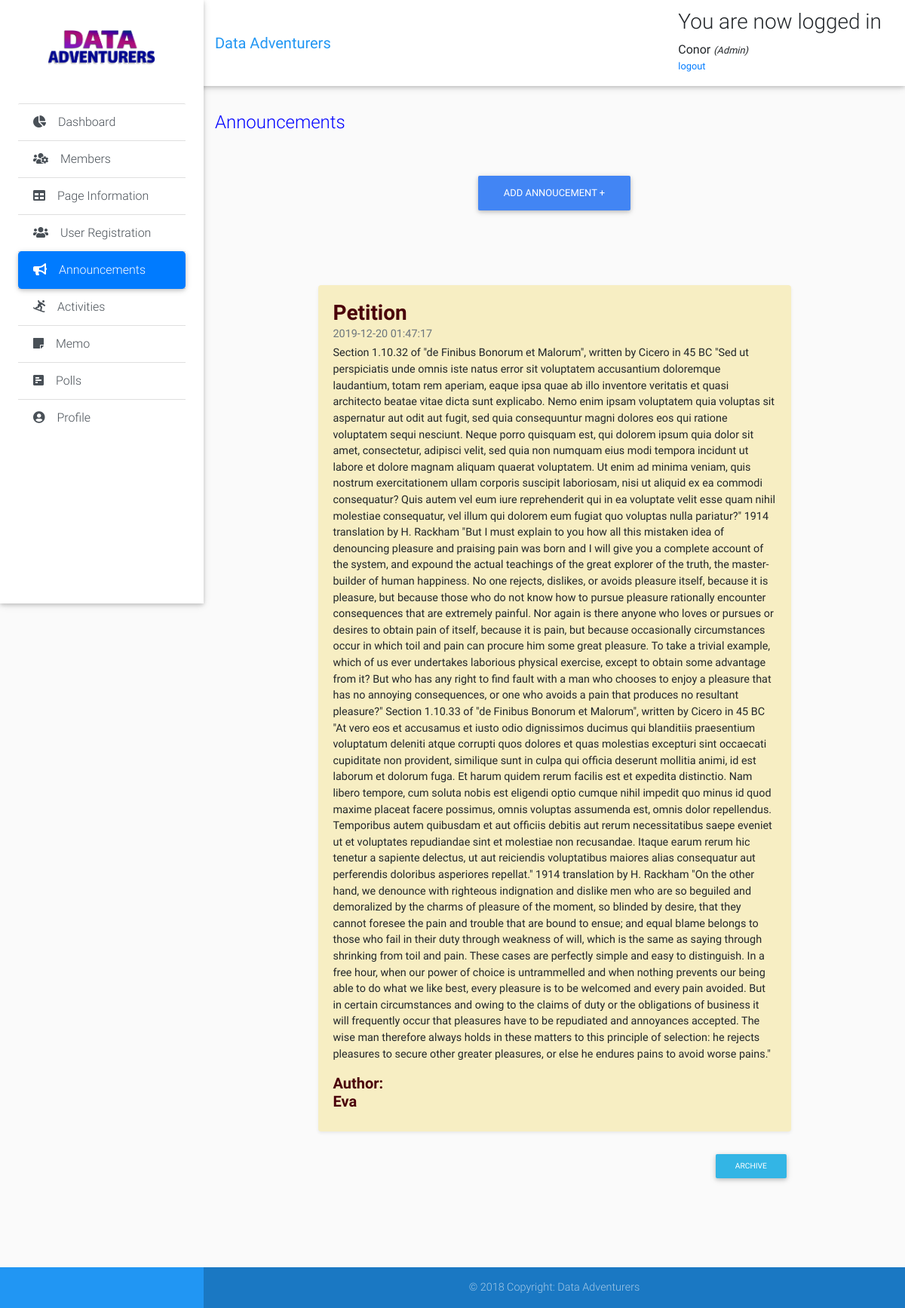
The app's page /admin-modules/announcements.php (signed in) with its own data.
### tables this page shows
CREATE TABLE IF NOT EXISTS `page_info` (
  `id` int(11) NOT NULL AUTO_INCREMENT,
  `about` varchar(1000) NOT NULL,
  `mission` varchar(1000) NOT NULL,
  `vision` varchar(1000) NOT NULL,
  `address` varchar(250) NOT NULL,
  `contact` varchar(250) NOT NULL,
  `email` varchar(250) NOT NULL,
  `image` varchar(1000) NOT NULL,
  PRIMARY KEY (`id`)
);

CREATE TABLE IF NOT EXISTS `announcements` (
  `id` int(11) NOT NULL AUTO_INCREMENT,
  `title` varchar(50) NOT NULL,
  `content` text NOT NULL,
  `author` varchar(50) NOT NULL,
  `date` datetime NOT NULL,
  PRIMARY KEY (`id`)
);

### admin-modules/announcements.php (the view, shortened to what this page needs)
<?php
include "header.php";
 ?>
      <div class="list-group list-group-flush">
        <a href="dashboard.php" class="list-group-item list-group-item-action waves-effect">
          <i class="fas fa-chart-pie mr-3"></i>Dashboard</a>
        <a href="members.php" class="list-group-item list-group-item-action waves-effect">
          <i class="fas fa-users-cog mr-3"></i>Members</a>
        <a href="page-information.php" class="list-group-item list-group-item-action waves-effect">
          <i class="fas fa-table mr-3"></i>Page Information</a>
        <a href="user-registration.php" class="list-group-item list-group-item-action waves-effect">
          <i class="fas fa-users mr-3"></i>User Registration</a>
        <a href="announcements.php" class="list-group-item list-group-item-action active waves-effect">
          <i class="fas fa-bullhorn mr-3"></i>Announcements</a>
        <a href="activities.php" class="list-group-item list-group-item-action waves-effect">
          <i class="fas fa-snowboarding mr-3"></i>Activities</a>
        <a href="memo.php" class="list-group-item list-group-item-action waves-effect">
          <i class="fas fa-sticky-note mr-3"></i>Memo</a>
        <a href="polls.php" class="list-group-item list-group-item-action waves-effect">
          <i class="fas fa-poll-h mr-3"></i>Polls</a>
        <a href="profile.php" class="list-group-item list-group-item-action waves-effect">
          <i class="fas fa-user-circle mr-3"></i>Profile</a>
      </div>
<main class="pt-5 mx-lg-6">
  <div class="container-fluid mt-5">
    <div class="page-title">
      <br>
      <br>
        <h4 class="mb-2 mb-sm-0 pt-1">
          <span>Announcements</span>
        </h4>
    </div>
        <div class="d-flex justify-content-center">
          <div class="text-center">
          <a href="" class="btn btn-primary btn-rounded mb-4" data-toggle="modal" data-target="#modalRegisterForm">
          Add Annoucement +</a>
          </div>
         </div>
      <br>
            <?php
            $result=mysqli_query($link, "SELECT * from announcements order by id DESC");
              echo "<table class='table table-borderless'  cellspacing='0' style='width: 100%'>";
              echo  "<thead>";
              echo  "<tr>";
              echo  "<th>";
              echo "</th>";
              echo  "</tr>";
              echo "</thead>";
              echo "<tbody>";
              while($row=mysqli_fetch_array($result))
              {
                  echo "<tr>";
                  echo "<td>";
                  echo  "<div class='d-flex justify-content-center'>";
                  echo " <div class='col-lg-9'>";
                  echo "<div class='card flex-md-row mb-4 shadow-sm h-md-250' style='background-color:#f7eec3;'>";
                  echo "<div class='card-body d-flex flex-column align-items-start'>";
                  echo "<h3 class='mb-0' style='font-weight:bold; color:#4a000a'>";
                  echo $row["title"];
                  echo "</h3>";
                  echo "<div class='mb-1 text-muted'>";
                  echo $row["date"];
                  echo "</div>";
                  echo "<p>";
                  echo $row["content"];
                  echo "<h5  style='font-weight:bold; color:#4a000a'>";
                  echo "Author:";
                  echo "<br>";
                  echo $row["author"];
                  echo "</div>";
                  echo "</div>";?>
                  <div class="float-right">
                  <button class="btn btn-info btn-sm" onclick="window.location.href =
                                 'ann-archive.php?id=<?php echo $row["id"]; ?>'">
                                  Archive</button>
                  </div>
                  <?php
                  echo "</div>";
                  echo "</td>";
                  echo "</tr>";
               }
              echo "</tbody>";
              echo "</table>";
              ?>
            </div>
</main>
  <?php
  include "footer.php";
  ?>

### admin-modules/header.php (shortened to what this page needs)
<?php
include "connection.php";
 ?>
<!DOCTYPE html>
<html lang="en">
<head>
  <link rel="stylesheet" href="https://stackpath.bootstrapcdn.com/bootstrap/4.3.1/css/bootstrap.min.css">
  <link rel="stylesheet" type="text/css" href="https://cdn.datatables.net/v/bs4/dt-1.10.20/datatables.min.css"/>
  <link rel="stylesheet" href="https://use.fontawesome.com/releases/v5.11.2/css/all.css">
  <link href="../css/bootstrap.min.css" rel="stylesheet">
  <link href="../css/mdb.min.css" rel="stylesheet">
  <link href="../css/style.min.css" rel="stylesheet">
  <link href="../css/style.css" rel="stylesheet">
  <body class="grey lighten-5">
    <header>
      <nav class="navbar fixed-top navbar-expand-lg navbar-light white scrolling-navbar">
        <div class="container-fluid">
          <a class="navbar-brand waves-effect" href="page-information.php" target="_blank">
            <strong class="blue-text">Data Adventurers</strong>
          </a>
          <div class="collapse navbar-collapse" id="navbarSupportedContent">
            <div class="content">
              <?php if (isset($_SESSION['success'])) : ?>
                <div class="error success" >
                  <h3>
                    <?php
                    echo $_SESSION['success'];
                    ?>
                  </h3>
                </div>
              <?php endif ?>
              <div class="profile_info">
                <div>
                  <?php  if (isset($_SESSION['user'])) : ?>
                    <strong>
                      <?php echo
                      $_SESSION['user']['first_name'];
                      ?>
                    </strong>
                    <small>
                      <i>(<?php echo ucfirst($_SESSION['user']['role']); ?>)</i>
                      <br>
                      <ul class="navbar-nav nav-flex-icons">
                        <li class="nav-item">
                          <a href="header.php?logout='1'">logout</a>
                        </li>
                      </ul>
                    </small>
                  <?php endif ?>
                </div>
              </div>
            </div>
          </div>
        </div>
      </nav>
      <div class="sidebar-fixed position-fixed">
        <?php
              $result=mysqli_query($link, "select * from page_info");
              $row=mysqli_fetch_array($result);
              ?>
        <a class="logo-wrapper waves-effect">
          <img src=" <?php echo $row['image']; ?>" class="img-fluid" height="200" width="200" alt="">
        </a>
</head>

### css/style.css (style rules this page uses)
* { padding: 0; margin: 0; }
html { position: relative; min-height: 100%; }
body { margin-bottom: 150px; }
.page-title { margin-bottom: 50px; color: blue; }

### records on screen
page_info: image (picture)
announcements: title "Petition", date "2019-12-20 01:47:17", content "Section 1.10.32 of \"de Finibus Bonorum et Malorum\", written by Cicero in 45 BC \"Sed ut perspiciatis unde omnis iste natus error sit voluptatem accusantium doloremque laudantium, totam rem aperiam, eaque ipsa quae ab illo inventore veritatis et quasi architecto beatae vitae dicta sunt explicabo. Nemo enim ipsam voluptatem quia voluptas sit aspernatur aut odit aut fugit, sed quia consequuntur magni dolores eos qui ratione voluptatem sequi nesciunt. Neque porro quisquam est, qui dolorem ipsum quia dolor sit amet, consectetur, adipisci velit, sed quia non numquam eius modi tempora incidunt ut labore et dolore magnam aliquam quaerat voluptatem. Ut enim ad minima veniam, quis nostrum…", author "Eva"

### other values on screen
$_SESSION['success'] "You are now logged in"
$_SESSION['user']['first_name'] "Conor"
$_SESSION['user']['role'] "Admin"
